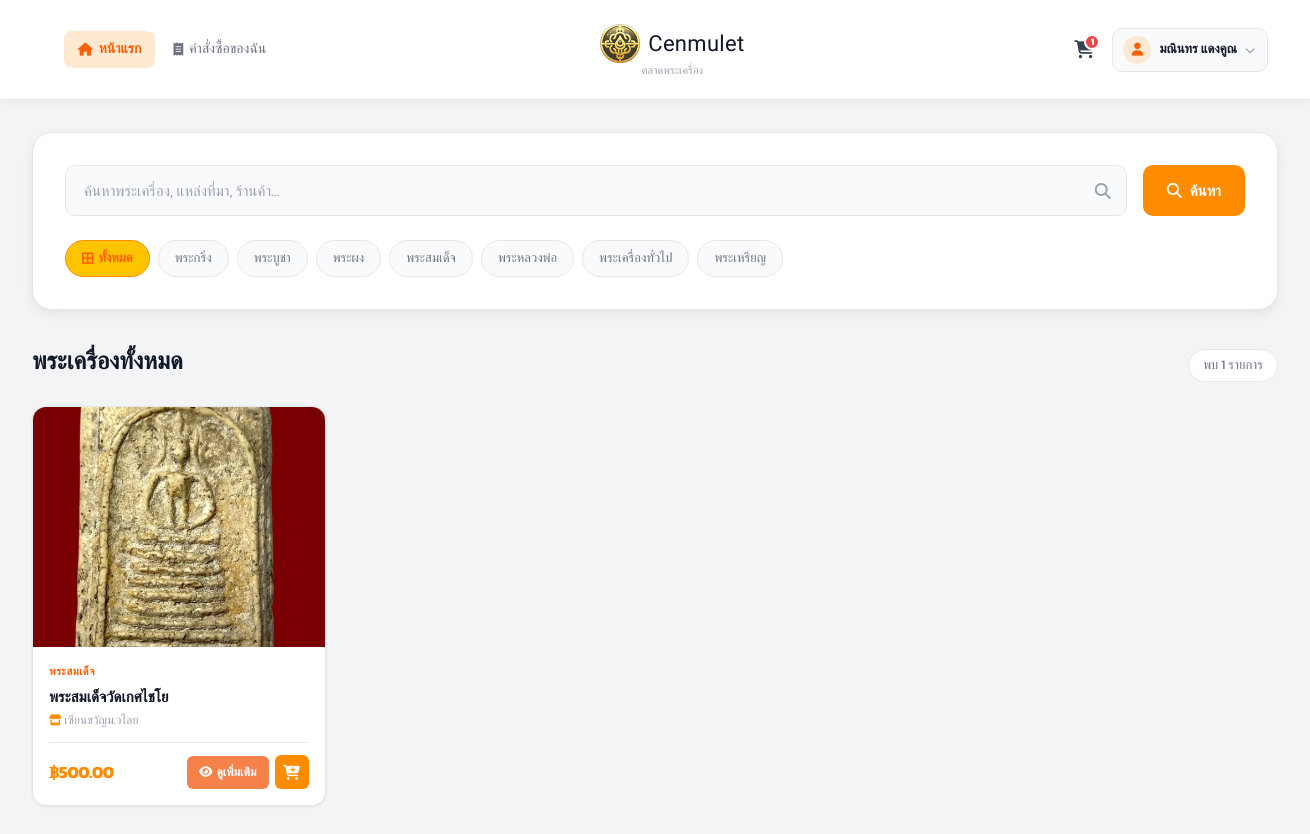
/views/user/home.php (signed in), run on the app's committed database.
### tables this page shows
CREATE TABLE users (
    id INTEGER PRIMARY KEY AUTOINCREMENT,
    fullname TEXT,
    username TEXT UNIQUE,
    password TEXT,
    tel TEXT,
    address TEXT,
    image TEXT,
    id_per TEXT
);

CREATE TABLE categories (
    id INTEGER PRIMARY KEY AUTOINCREMENT,
    category_name TEXT
);

CREATE TABLE amulets (
    id INTEGER PRIMARY KEY AUTOINCREMENT,
    amulet_name TEXT,
    source TEXT,
    quantity INTEGER,
    price REAL,
    image TEXT,
    sellerId INTEGER,
    categoryId INTEGER,
    FOREIGN KEY (sellerId) REFERENCES sellers(id),
    FOREIGN KEY (categoryId) REFERENCES categories(id)
);

CREATE TABLE sellers (
    id INTEGER PRIMARY KEY AUTOINCREMENT,
    fullname TEXT,
    store_name TEXT,
    username TEXT UNIQUE,
    password TEXT,
    address TEXT,
    img_store TEXT,
    tel TEXT,
    pay_contax TEXT,
    id_per TEXT,
    img_per TEXT,

    status TEXT DEFAULT 'pending',
    reject_reason TEXT,
    reviewed_at DATETIME
);

### views/user/home.php (the view, shortened to what this page needs)
<?php
require_once __DIR__ . "/../../config/db.php";
$user_id = $_SESSION['user_id'];
try {
    $stmt = $db->prepare("SELECT * FROM users WHERE id = :id");
    $stmt->execute([':id' => $user_id]);
    $user = $stmt->fetch(PDO::FETCH_ASSOC);
} catch (PDOException $e) {
    die("Error: " . $e->getMessage());
}
try {
    $stmt = $db->query("SELECT * FROM categories ORDER BY category_name");
    $categories = $stmt->fetchAll(PDO::FETCH_ASSOC);
} catch (PDOException $e) {
    $categories = [];
}
$search          = $_GET['search']   ?? '';
$category_filter = $_GET['category'] ?? '';
try {
    $sql = "
        SELECT a.*, c.category_name, s.store_name
        FROM amulets a
        LEFT JOIN categories c ON a.categoryId = c.id
        LEFT JOIN sellers   s ON a.sellerId   = s.id
        WHERE a.quantity > 0
    ";
    $params = [];
    $sql .= " ORDER BY a.id DESC";
    $stmt = $db->prepare($sql);
    $stmt->execute($params);
    $products = $stmt->fetchAll(PDO::FETCH_ASSOC);
} catch (PDOException $e) {
    die("Error: " . $e->getMessage());
}
try {
    $stmt = $db->prepare("SELECT COUNT(*) as count FROM cart WHERE user_id = :user_id");
    $stmt->execute([':user_id' => $user_id]);
    $cart_count = $stmt->fetch(PDO::FETCH_ASSOC)['count'];
} catch (PDOException $e) {
    $cart_count = 0;
}
$active_page = 'home';
?>
<!DOCTYPE html>
<html lang="th">
<head>
    <link rel="stylesheet" href="https://cdnjs.cloudflare.com/ajax/libs/font-awesome/6.5.1/css/all.min.css">
    <link rel="stylesheet" href="/public/css/style.css">
    <link rel="stylesheet" href="/public/css/home.css">
</head>
<body>
    <?php include __DIR__ . '/../../includes/navbar.php'; ?>
    <div class="container">
        <div class="search-filter-panel">
            <form action="" method="GET" class="search-form">
                <div class="search-input-wrap">
                    <input type="text"
                           name="search"
                           class="search-input"
                           placeholder="ค้นหาพระเครื่อง, แหล่งที่มา, ร้านค้า..."
                           value="<?php echo htmlspecialchars($search); ?>">
                </div>
                <button type="submit" class="btn-search">
                    <i class="fa-solid fa-search"></i>
                    ค้นหา
                </button>
            </form>
            <div class="category-chips">
                <a href="/views/user/home.php"
                   class="category-chip <?php echo empty($category_filter) ? 'active' : ''; ?>">
                    <i class="fa-solid fa-border-all"></i> ทั้งหมด
                </a>
                <?php foreach ($categories as $cat): ?>
                    <a href="?category=<?php echo $cat['id']; ?><?php echo !empty($search) ? '&search=' . urlencode($search) : ''; ?>"
                       class="category-chip <?php echo $category_filter == $cat['id'] ? 'active' : ''; ?>">
                        <?php echo htmlspecialchars($cat['category_name']); ?>
                    </a>
                <?php endforeach; ?>
            </div>
        </div>
        <div class="results-header">
            <h1>
                <?php
                if (!empty($search)) {
                    echo 'ผลการค้นหา: "' . htmlspecialchars($search) . '"';
                } elseif (!empty($category_filter)) {
                    $cat_name = '';
                    foreach ($categories as $cat) {
                        if ($cat['id'] == $category_filter) { $cat_name = $cat['category_name']; break; }
                    }
                    echo 'หมวดหมู่: ' . htmlspecialchars($cat_name);
                } else {
                    echo 'พระเครื่องทั้งหมด';
                }
                ?>
            </h1>
            <span class="result-count">พบ <?php echo count($products); ?> รายการ</span>
        </div>
        <?php if (count($products) > 0): ?>
            <div class="products-grid">
                <?php foreach ($products as $product): ?>
                    <div class="product-card">
                        <div class="product-image">
                            <?php if ($product['image']): ?>
                                <img src="/uploads/amulets/<?php echo htmlspecialchars($product['image']); ?>" alt="<?php echo htmlspecialchars($product['amulet_name']); ?>">
                            <?php else: ?>
                                <i class="fa-solid fa-image placeholder-icon"></i>
                            <?php endif; ?>
                        </div>
                        <div class="product-body">
                            <div class="product-cat">
                                <?php echo htmlspecialchars($product['category_name'] ?? 'ไม่ระบุหมวดหมู่'); ?>
                            </div>
                            <h3 class="product-name"><?php echo htmlspecialchars($product['amulet_name']); ?></h3>
                            <p class="product-source">
                                <i class="fa-solid fa-store" style="color:var(--primary);font-size:11px;"></i>
                                <?php echo htmlspecialchars($product['store_name'] ?? 'ร้านค้า'); ?>
                            </p>
                            <div class="product-footer">
                                <div class="product-price">฿<?php echo number_format($product['price'], 2); ?></div>
                                <div class="product-actions">
                                    <a href="/views/user/product_detail.php?id=<?php echo $product['id']; ?>" class="btn-detail">
                                        <i class="fa-solid fa-eye"></i> ดูเพิ่มเติม
                                    </a>
                                    <form action="/user/add_to_cart_process.php" method="POST" style="display:inline;">
                                        <button type="submit" class="btn-add-cart" title="เพิ่มลงตะกร้า">
                                            <i class="fa-solid fa-cart-plus"></i>
                                        </button>
                                    </form>
                                </div>
                            </div>
                        </div>
                    </div>
                <?php endforeach; ?>
            </div>
        <?php endif; ?>
    </div>
</body>
</html>

### includes/navbar.php (shortened to what this page needs)
<?php
$active_page = $active_page ?? 'home';
?>
<nav class="navbar">
    <div class="navbar-container">
        <div class="nav-left">
            <ul>
                <li>
                    <a href="/views/user/home.php"
                       class="<?php echo $active_page === 'home' ? 'active' : ''; ?>">
                        <i class="fa-solid fa-house"></i>
                        หน้าแรก
                    </a>
                </li>
                <li>
                    <a href="/views/user/orders.php"
                       class="<?php echo $active_page === 'orders' ? 'active' : ''; ?>">
                        <i class="fa-solid fa-receipt"></i>
                        คำสั่งซื้อของฉัน
                    </a>
                </li>
            </ul>
        </div>
        <a href="/views/user/home.php" class="nav-logo">
            <div class="nav-logo-row">
                <img src="/public/images/image.png" alt="Cenmulet">
                <span class="nav-logo-name">Cenmulet</span>
            </div>
            <span class="nav-logo-sub">ตลาดพระเครื่อง</span>
        </a>
        <div class="nav-right">
            <a href="/views/user/cart.php" class="nav-cart" title="ตะกร้าสินค้า">
                <i class="fa-solid fa-cart-shopping"></i>
                <?php if ($cart_count > 0): ?>
                    <span class="cart-badge"><?php echo $cart_count > 99 ? '99+' : $cart_count; ?></span>
                <?php endif; ?>
            </a>
            <div class="user-menu">
                <div class="user-btn">
                    <div class="user-avatar">
                        <i class="fa-solid fa-user"></i>
                    </div>
                    <span class="user-name"><?php echo htmlspecialchars($user['fullname']); ?></span>
                    <i class="fa-solid fa-chevron-down user-chevron"></i>
                </div>
            </div>
        </div>
    </div>
</nav>

### public/css/style.css (style rules this page uses)
:root { --primary: #FF8C00; --primary-dark: #FF5F00; --primary-light: #FFC300; --primary-glow: #ff8c009b; --accent-blue: #F5824A; --accent-blue-dark: #f77433; --accent-blue-light: #f5834ad0; --accent-blue-bg: #d97706; --warning: #F5824A; --warning-light: #fa9d6f; --warning-dark: #f86b25; --warning-text: #92400e; --danger: #ef4444; --danger-dark: #dc2626; --danger-light: #fee2e2; --danger-faded: #fecaca; --success: #10b981; --success-light: #d1fae5; --text-primary: #111827; --text-secondary: #6b7280; --text-muted: #9ca3af; --text-inverse: #ffffff; --bg-page: #f3f4f6; --bg-card: #ffffff; --bg-subtle: #f9fafb; --bg-input: #f9fafb; --border: #e5e7eb; --border-strong: #d1d5db; --border-focus: #10b981; --space-xs: 4px; --space-sm: 8px; --space-md: 16px; --space-lg: 24px; --space-xl: 32px; --space-2xl: 48px; --space-3xl: 64px; --radius-sm: 6px; --radius-md: 10px; --radius-lg: 14px; --radius-xl: 20px; --radius-pill: 9999px; --radius-circle: 50%; --shadow-sm: 0 1px 3px rgba(0,0,0,0.08); --shadow-md: 0 4px 12px rgba(0,0,0,0.07); --shadow-lg: 0 8px 28px rgba(0,0,0,0.1); --shadow-xl: 0 16px 48px rgba(0,0,0,0.14); --shadow-primary: 0 6px 20px rgba(16, 185, 129, 0.25); --font-body: "Kanit", sans-serif; --font-display: "Sriracha", cursive; --text-xs: 12px; --text-sm: 13px; --text-base: 15px; --text-md: 16px; --text-lg: 18px; --text-xl: 20px; --text-2xl: 24px; --text-3xl: 30px; --text-4xl: 36px; --transition: all 0.25s ease; --transition-fast: all 0.15s ease; }
*, *::before, *::after { margin: 0; padding: 0; box-sizing: border-box; }
html { scroll-behavior: smooth; }
body { font-family: var(--font-body); background: var(--bg-page); color: var(--text-primary); line-height: 1.6; -webkit-font-smoothing: antialiased; }
.navbar { width: 100%; height: 72px; display: flex; justify-content: space-between; align-items: center; padding: 0 var(--space-xl); background: var(--bg-card); position: sticky; top: 0; z-index: 100; box-shadow: 0 1px 0 var(--border), var(--shadow-sm); }
.container { max-width: 1320px; margin: 0 auto; padding: var(--space-xl) var(--space-xl); }

### data on the page
users: fullname "มณินทร แดงคูณ"
categories: category_name "พระกริ่ง"
categories: category_name "พระบูชา"
categories: category_name "พระผง"
categories: category_name "พระสมเด็จ"
categories: category_name "พระหลวงพ่อ"
categories: category_name "พระเครื่องทั่วไป"
categories: category_name "พระเหรียญ"
amulets: image (picture), categoryId.category_name "พระสมเด็จ", amulet_name "พระสมเด็จวัดเกศไชโย", sellerId.store_name "เซียนขวัญม.วไลย", price "500.00"

### other printed values
$cart_count "1"
count($products) "1"
